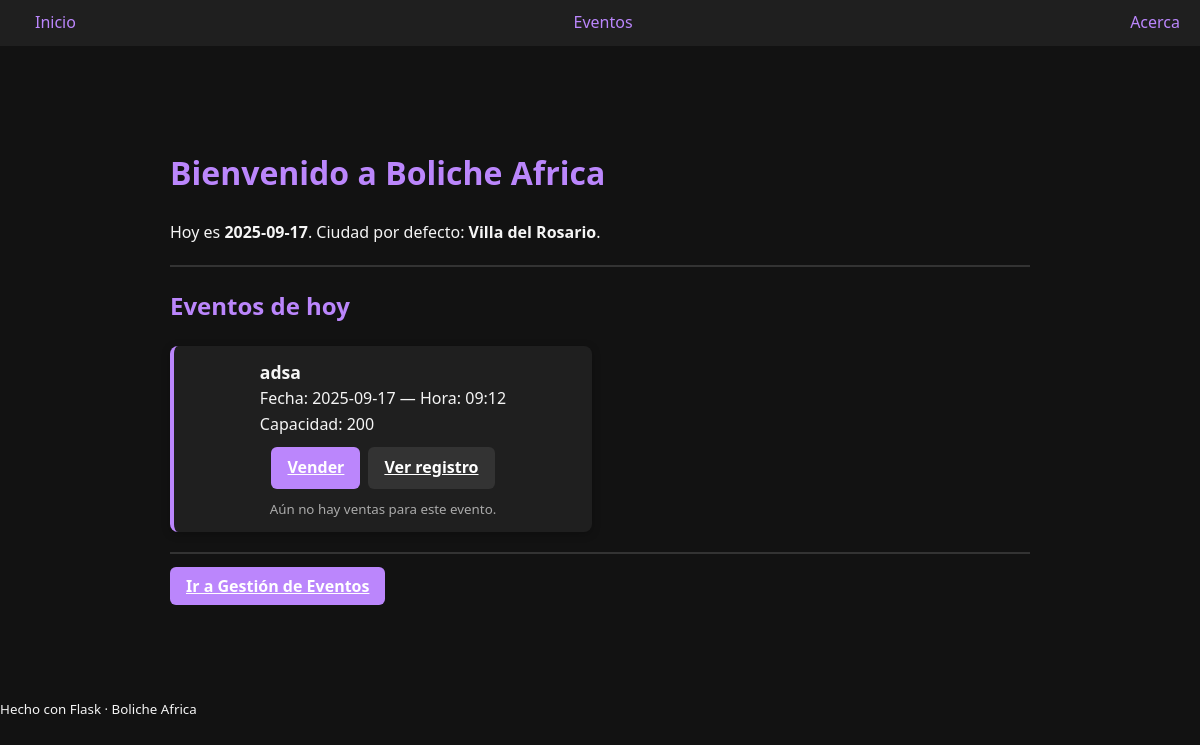
Before: / with the older database file.
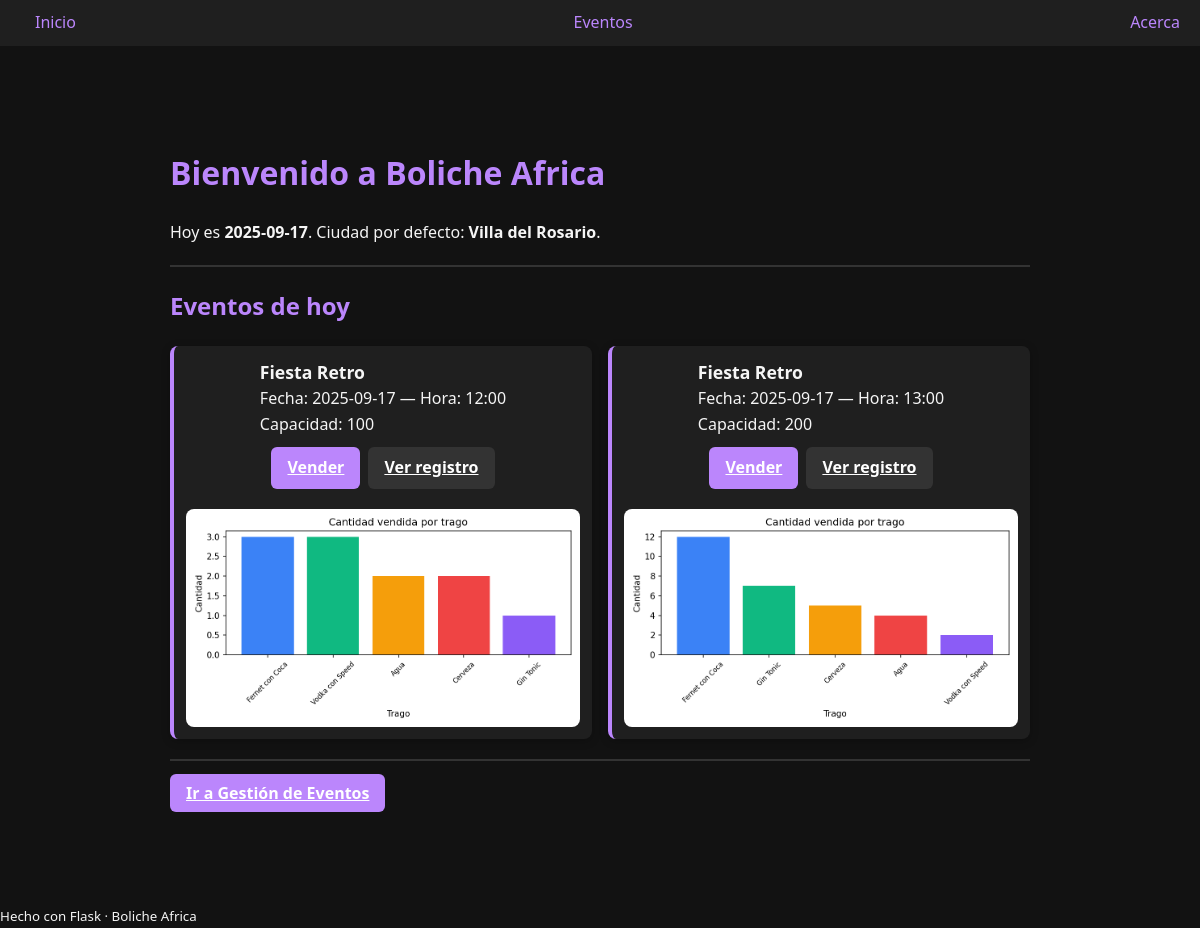
After: the same page with the newer database file.
### tables this page shows
CREATE TABLE events (
            id INTEGER PRIMARY KEY AUTOINCREMENT,
            nombre TEXT NOT NULL,
            fecha TEXT NOT NULL,    -- YYYY-MM-DD
            hora  TEXT NOT NULL,    -- HH:MM
            dj TEXT,
            precio_base REAL DEFAULT 0,
            capacidad INTEGER DEFAULT 0,
            estado TEXT DEFAULT 'Programado'  -- Programado|En curso|Cerrado
        );

### app.py (the view)
@app.route("/")
def dashboard():
    today = datetime.now().strftime("%Y-%m-%d")
    eventos = fetch_all_events()
    eventos_hoy = [e for e in eventos if e["fecha"] == today]
    reportes = {}
    for ev in eventos_hoy:
        img = build_event_report_image(ev["id"])
        if img:
            reportes[ev["id"]] = img
    return render_template(
        "index.html",
        today=today,
        city=DEFAULT_CITY,
        eventos_hoy=eventos_hoy,
        reportes=reportes,
    )

### app.py (called while the page is built)
@app.context_processor
def inject_globals():
    return dict(APP_NAME=APP_NAME, evento_es_hoy=evento_es_hoy)

### db.py (called while the page is built)
def get_conn():
    conn = sqlite3.connect(DB_PATH, timeout=10)
    conn.row_factory = sqlite3.Row
    conn.execute("PRAGMA journal_mode=WAL;")
    conn.execute("PRAGMA foreign_keys=ON;")
    return conn

def fetch_all_events():
    with get_conn() as conn:
        cur = conn.execute("""
            SELECT id, nombre, fecha, hora, capacidad, estado
            FROM events
            ORDER BY date(fecha) ASC, time(hora) ASC, id ASC
        """)
        return [dict(r) for r in cur.fetchall()]

def fetch_drinks_summary_by_event(event_id: int):
    with get_conn() as conn:
        cur = conn.execute("""
            SELECT nombre, precio,
                   SUM(cantidad) AS cantidad,
                   SUM(precio * cantidad) AS total
            FROM drinks
            WHERE event_id = ?
            GROUP BY nombre, precio
            ORDER BY cantidad DESC, nombre ASC
        """, (event_id,))
        return [dict(r) for r in cur.fetchall()]

### templates/index.html (shortened to what this page needs)
{% extends "base.html" %}
{% block content %}
<div class="container">
  <h1>Bienvenido a {{ APP_NAME }}</h1>
  <p>Hoy es <strong>{{ today }}</strong>. Ciudad por defecto: <strong>{{ city }}</strong>.</p>
  <hr style="margin: 20px 0; border: 1px solid #333;">
  <h2>Eventos de hoy</h2>
{% if eventos_hoy %}
  <div style="display: grid; grid-template-columns: repeat(auto-fill, minmax(350px, 1fr)); gap: 16px;">
    {% for ev in eventos_hoy %}
      <div class="flash" style="border-left: 4px solid #bb86fc; padding: 12px; display: flex; flex-direction: column; gap: 10px;">
        <div>
          <strong style="font-size:1.1rem;">{{ ev.nombre }}</strong><br>
          Fecha: {{ ev.fecha }} — Hora: {{ ev.hora }}<br>
          Capacidad: {{ ev.capacidad }}
        </div>
        <div style="display:flex; gap:8px; align-items:center;">
          <a href="{{ url_for('vender', event_id=ev.id) }}" class="btn">Vender</a>
          <a href="{{ url_for('ver_tragos', event_id=ev.id) }}" class="btn btn-secondary">Ver registro</a>
        </div>
        {% if reportes.get(ev.id) %}
          <div style="margin-top: 10px;">
            <img alt="Reporte de ventas" style="max-width:100%; height:auto; border-radius:8px; display:block;">
          </div>
        {% else %}
          <small style="color:#aaa;">Aún no hay ventas para este evento.</small>
        {% endif %}
      </div>
    {% endfor %}
  </div>
{% else %}
  <p>No hay eventos programados para hoy.</p>
{% endif %}
  <hr style="margin: 20px 0; border: 1px solid #333;">
  <p><a class="btn" href="{{ url_for('eventos') }}">Ir a Gestión de Eventos</a></p>
</div>
{% endblock %}

### templates/base.html (shortened to what this page needs)
<!doctype html>
<html lang="es">
<head>
  <link rel="stylesheet" href="{{ url_for('static', filename='css/app.css') }}">
</head>
<body>
  <header class="topbar">
    <nav>
      <a href="{{ url_for('dashboard') }}">Inicio</a>
      <a href="{{ url_for('eventos') }}">Eventos</a>
      <a href="{{ url_for('acerca') }}">Acerca</a>
    </nav>
  </header>
  <main class="container">
    {% block content %}{% endblock %}
  </main>
  <footer class="footer">
    <small>Hecho con Flask · {{ APP_NAME }}</small>
  </footer>
</body>
</html>

### static/css/app.css (style rules this page uses)
body { font-family: 'Segoe UI', Tahoma, sans-serif; background-color: #121212; color: #f5f5f5; margin: 0; padding: 0; line-height: 1.6; }
h1, h2 { color: #bb86fc; }
nav { background-color: #1f1f1f; padding: 10px 20px; display: flex; justify-content: space-between; align-items: center; }
nav a { color: #bb86fc; text-decoration: none; margin-left: 15px; font-weight: 500; }
button, .btn { background: #bb86fc; border: none; padding: 8px 16px; border-radius: 6px; color: #fff; cursor: pointer; transition: background 0.2s; font-weight: bold; }
.btn-secondary { background: #333; color: #fff; }
.container { max-width: 900px; margin: 20px auto; padding: 20px; }
.flash { background: #1f1f1f; border-left: 4px solid #bb86fc; padding: 10px 12px; border-radius: 8px; display: flex; align-items: center; justify-content: space-between; gap: 8px; box-shadow: 0 2px 8px rgba(0,0,0,.25); }

Changed rows visible on the page:
removed events: nombre "adsa", fecha "2025-09-17", hora "09:12", capacidad "200", shows "Aún no hay ventas para este evento."
added events: nombre "Fiesta Retro", fecha "2025-09-17", hora "12:00", capacidad "100"
added events: nombre "Fiesta Retro", fecha "2025-09-17", hora "13:00", capacidad "200"
